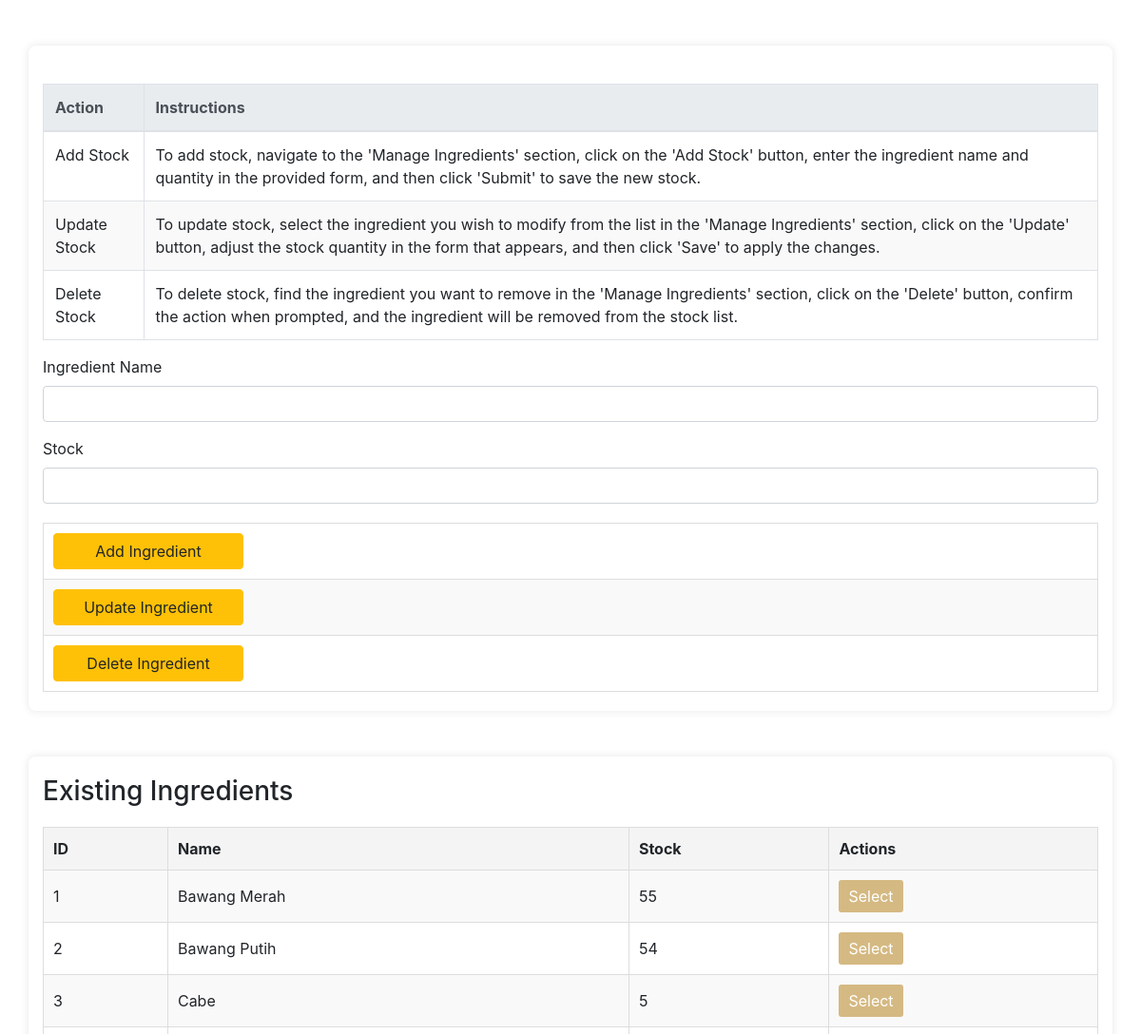
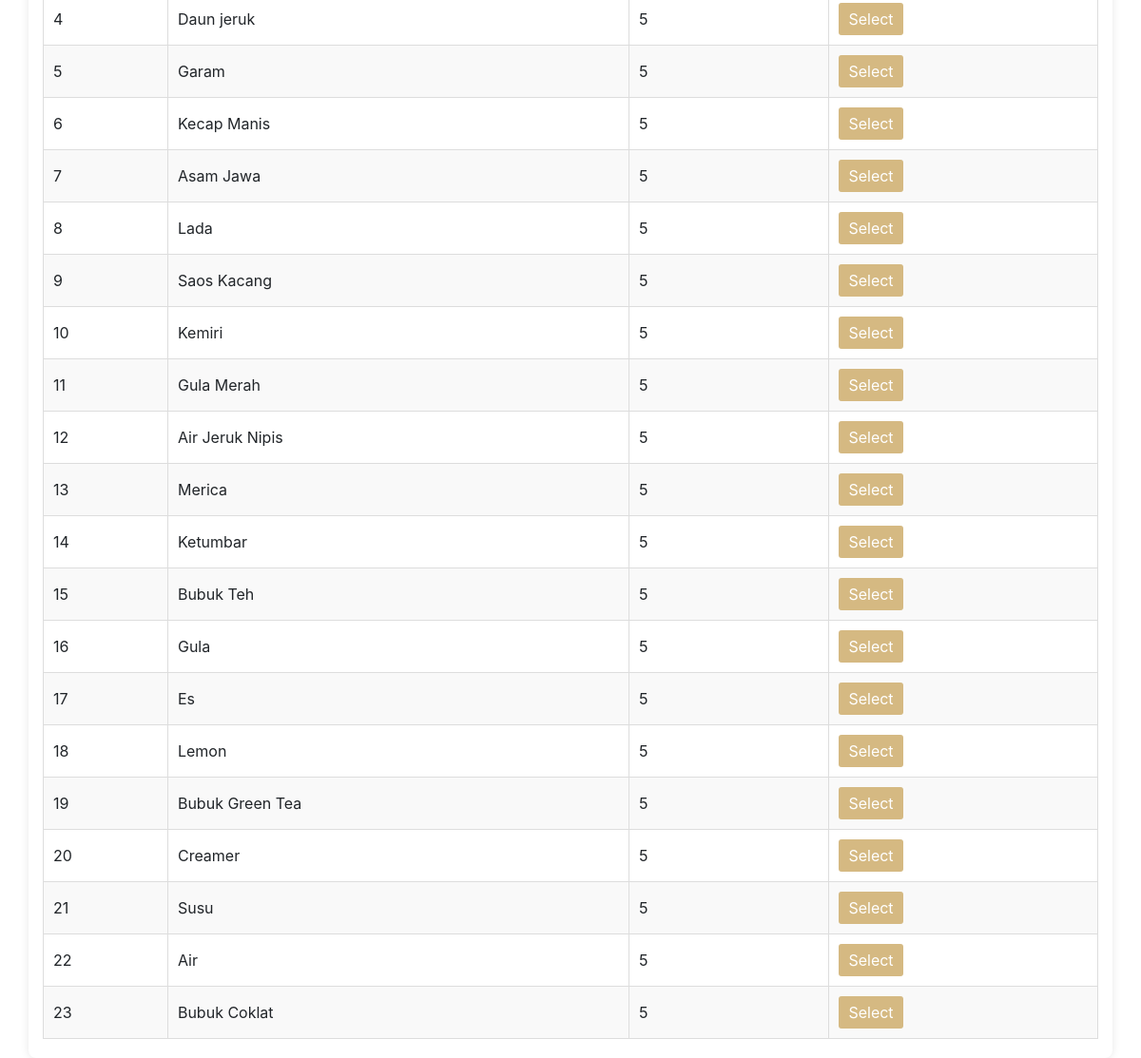
Screenshot of /stock_chef.php with the database file from the repository (2 pictures, top to bottom).
### tables this page shows
CREATE TABLE `ingredients` (
  `id` int(11) NOT NULL,
  `name` varchar(255) NOT NULL,
  `stock` varchar(255) NOT NULL
);

### stock_chef.php (the view, shortened to what this page needs)
<!DOCTYPE html>
<html lang="en">
<head>
    <link rel="stylesheet" href="style/manage.css">
    <link rel="stylesheet" href="https://maxcdn.bootstrapcdn.com/bootstrap/4.0.0/css/bootstrap.min.css">
</head>
<body>
    <div class="container mt-5">
         <table class="table table-bordered">
            <thead class="thead-light">
                <tr>
                    <th>Action</th>
                    <th>Instructions</th>
                </tr>
            </thead>
            <tbody>
                <tr>
                    <td>Add Stock</td>
                    <td>
                        To add stock, navigate to the 'Manage Ingredients' section, click on the 'Add Stock' button, enter the ingredient name and quantity in the provided form, and then click 'Submit' to save the new stock.
                    </td>
                </tr>
                <tr>
                    <td>Update Stock</td>
                    <td>
                        To update stock, select the ingredient you wish to modify from the list in the 'Manage Ingredients' section, click on the 'Update' button, adjust the stock quantity in the form that appears, and then click 'Save' to apply the changes.
                    </td>
                </tr>
                <tr>
                    <td>Delete Stock</td>
                    <td>
                        To delete stock, find the ingredient you want to remove in the 'Manage Ingredients' section, click on the 'Delete' button, confirm the action when prompted, and the ingredient will be removed from the stock list.
                    </td>
                </tr>
            </tbody>
        </table>
        <?php
        include 'db_connect.php';
        $sql = "SELECT id, name, stock FROM ingredients";
        $result = $conn->query($sql);
        ?>
        <form id="ingredientForm" action="stock_chef.php" method="post">
            <div class="form-group">
                <label for="name">Ingredient Name</label>
                <input type="text" class="form-control" id="name" name="name" required>
            </div>
            <div class="form-group">
                <label for="stock">Stock</label>
                <input type="number" class="form-control" id="stock" name="stock" required>
            </div>
            <table>
                <tr>
                    <td>
                        <button type="submit" name="action" value="add" class="btn btn-warning" style="width: 200px;">Add Ingredient</button>
                    </td>
                </tr>
                <tr>
                    <td>
                        <button type="submit" name="action" value="edit" class="btn btn-warning" style="width: 200px;">Update Ingredient</button>
                    </td>
                </tr>
                <tr>
                    <td>
                        <button type="submit" name="action" value="delete" class="btn btn-warning" style="width: 200px;">Delete Ingredient</button>
                    </td>
                </tr>
            </table>
            </form>
    </div>
    <div class="container mt-5">
        <h3>Existing Ingredients</h3>
        <table>
            <tr>
                <th>ID</th>
                <th>Name</th>
                <th>Stock</th>
                <th>Actions</th>
            </tr>
            <?php
            if ($result->num_rows > 0) {
                while($row = $result->fetch_assoc()) {
                    echo "<tr>";
                    echo "<td>" . htmlspecialchars($row['id']) . "</td>";
                    echo "<td>" . htmlspecialchars($row['name']) . "</td>";
                    echo "<td>" . htmlspecialchars($row['stock']) . "</td>";
                    echo "<td>
                            <button type='button' onclick=\"editIngredient('" . htmlspecialchars($row['id']) . "', '" . htmlspecialchars($row['name']) . "', '" . htmlspecialchars($row['stock']) . "')\">Select</button>
                          </td>";
                    echo "</tr>";
                }
            } else {
                echo "<tr><td colspan='4'>No ingredients found</td></tr>";
            }
            ?>
        </table>
    </div>
</body>
</html>

### style/manage.css (style rules this page uses)
body, h2, h3, p { margin: 0; padding: 0; }
body { font-family: Arial, sans-serif; background-color: rgba(0, 0, 0, 0.3); color: #333; line-height: 1.6; }
.container { max-width: 800px; margin: auto; padding: 20px; background-color: #fff; border-radius: 8px; box-shadow: 0 0 10px rgba(0, 0, 0, 0.1); }
table { width: 100%; border-collapse: collapse; margin-top: 20px; }
table, th, td { border: 1px solid #ddd; }
table th, table td { padding: 10px; text-align: left; }
table th { background-color: #f4f4f4; font-weight: bold; }
table tr:nth-child(even) { background-color: #f9f9f9; }
table button { padding: 5px 10px; border: none; border-radius: 3px; background-color: #d5b982; color: #fff; cursor: pointer; }

### rows the page displays
ingredients: id "1", name "Bawang Merah", stock "55"
ingredients: id "2", name "Bawang Putih", stock "54"
ingredients: id "3", name "Cabe", stock "5"
ingredients: id "4", name "Daun jeruk", stock "5"
ingredients: id "5", name "Garam", stock "5"
ingredients: id "6", name "Kecap Manis", stock "5"
ingredients: id "7", name "Asam Jawa", stock "5"
ingredients: id "8", name "Lada", stock "5"
ingredients: id "9", name "Saos Kacang", stock "5"
ingredients: id "10", name "Kemiri", stock "5"
ingredients: id "11", name "Gula Merah", stock "5"
ingredients: id "12", name "Air Jeruk Nipis", stock "5"
ingredients: id "13", name "Merica", stock "5"
ingredients: id "14", name "Ketumbar", stock "5"
ingredients: id "15", name "Bubuk Teh", stock "5"
ingredients: id "16", name "Gula", stock "5"
ingredients: id "17", name "Es", stock "5"
ingredients: id "18", name "Lemon", stock "5"
ingredients: id "19", name "Bubuk Green Tea", stock "5"
ingredients: id "20", name "Creamer", stock "5"
ingredients: id "21", name "Susu", stock "5"
ingredients: id "22", name "Air", stock "5"
ingredients: id "23", name "Bubuk Coklat", stock "5"
